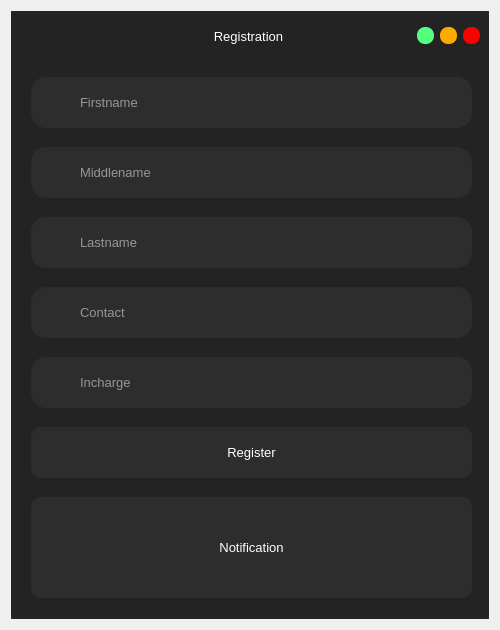
<?xml version="1.0" encoding="UTF-8"?>
<ui version="4.0">
 <class>Registration</class>
 <widget class="QDialog" name="Registration">
  <property name="geometry">
   <rect>
    <x>0</x>
    <y>0</y>
    <width>500</width>
    <height>630</height>
   </rect>
  </property>
  <property name="minimumSize">
   <size>
    <width>500</width>
    <height>630</height>
   </size>
  </property>
  <property name="maximumSize">
   <size>
    <width>500</width>
    <height>620</height>
   </size>
  </property>
  <property name="windowTitle">
   <string>Dialog</string>
  </property>
  <layout class="QVBoxLayout" name="verticalLayout">
   <item>
    <widget class="QFrame" name="frame">
     <property name="styleSheet">
      <string notr="true">background-color: rgb(45, 45, 45);</string>
     </property>
     <property name="frameShape">
      <enum>QFrame::NoFrame</enum>
     </property>
     <property name="frameShadow">
      <enum>QFrame::Raised</enum>
     </property>
     <layout class="QVBoxLayout" name="verticalLayout_4">
      <property name="spacing">
       <number>0</number>
      </property>
      <property name="leftMargin">
       <number>0</number>
      </property>
      <property name="topMargin">
       <number>0</number>
      </property>
      <property name="rightMargin">
       <number>0</number>
      </property>
      <property name="bottomMargin">
       <number>0</number>
      </property>
      <item>
       <widget class="QFrame" name="frame_2">
        <property name="styleSheet">
         <string notr="true">QFrame{
	background-color: rgb(35, 35, 35);
	border-radius:5px;
}</string>
        </property>
        <property name="frameShape">
         <enum>QFrame::NoFrame</enum>
        </property>
        <property name="frameShadow">
         <enum>QFrame::Raised</enum>
        </property>
        <layout class="QVBoxLayout" name="verticalLayout_2">
         <property name="leftMargin">
          <number>0</number>
         </property>
         <property name="topMargin">
          <number>0</number>
         </property>
         <property name="rightMargin">
          <number>0</number>
         </property>
         <property name="bottomMargin">
          <number>0</number>
         </property>
         <item>
          <widget class="QFrame" name="frame_3">
           <property name="minimumSize">
            <size>
             <width>0</width>
             <height>40</height>
            </size>
           </property>
           <property name="maximumSize">
            <size>
             <width>16777215</width>
             <height>30</height>
            </size>
           </property>
           <property name="frameShape">
            <enum>QFrame::NoFrame</enum>
           </property>
           <property name="frameShadow">
            <enum>QFrame::Raised</enum>
           </property>
           <layout class="QHBoxLayout" name="horizontalLayout">
            <property name="topMargin">
             <number>0</number>
            </property>
            <property name="bottomMargin">
             <number>0</number>
            </property>
            <item>
             <widget class="QLabel" name="label">
              <property name="minimumSize">
               <size>
                <width>60</width>
                <height>0</height>
               </size>
              </property>
              <property name="maximumSize">
               <size>
                <width>60</width>
                <height>16777215</height>
               </size>
              </property>
              <property name="text">
               <string/>
              </property>
              <property name="pixmap">
               <pixmap resource="../resource/asset.qrc">:/icons/asset/user-plus.svg</pixmap>
              </property>
             </widget>
            </item>
            <item>
             <widget class="QLabel" name="label_2">
              <property name="font">
               <font>
                <family>Arial</family>
                <pointsize>10</pointsize>
               </font>
              </property>
              <property name="styleSheet">
               <string notr="true">QLabel{
	color: rgb(255, 255, 255);
}</string>
              </property>
              <property name="text">
               <string>Registration</string>
              </property>
              <property name="alignment">
               <set>Qt::AlignCenter</set>
              </property>
             </widget>
            </item>
            <item>
             <widget class="QPushButton" name="btn_minimize">
              <property name="minimumSize">
               <size>
                <width>16</width>
                <height>16</height>
               </size>
              </property>
              <property name="maximumSize">
               <size>
                <width>17</width>
                <height>17</height>
               </size>
              </property>
              <property name="styleSheet">
               <string notr="true">QPushButton{
	background-color: rgb(85, 255, 127);
	border:none;
	border-radius: 8px;
}

QPushButton:hover{	
	background-color: rgba(85, 255, 127,150);
	
}</string>
              </property>
              <property name="text">
               <string/>
              </property>
             </widget>
            </item>
            <item>
             <widget class="QPushButton" name="btn_maximize">
              <property name="minimumSize">
               <size>
                <width>16</width>
                <height>16</height>
               </size>
              </property>
              <property name="maximumSize">
               <size>
                <width>17</width>
                <height>17</height>
               </size>
              </property>
              <property name="styleSheet">
               <string notr="true">QPushButton{
	
	background-color: rgb(255, 170, 0);
	border:none;
	border-radius: 8px;
}

QPushButton:hover{	
	background-color: rgba(255, 170, 0,150);
	
}</string>
              </property>
              <property name="text">
               <string/>
              </property>
             </widget>
            </item>
            <item>
             <widget class="QPushButton" name="btn_close">
              <property name="minimumSize">
               <size>
                <width>16</width>
                <height>16</height>
               </size>
              </property>
              <property name="maximumSize">
               <size>
                <width>17</width>
                <height>17</height>
               </size>
              </property>
              <property name="styleSheet">
               <string notr="true">QPushButton{
	background-color: rgb(255, 0, 0);
	border:none;
	border-radius: 8px;
}

QPushButton:hover{	
	background-color: rgba(255, 0, 0,150);
	
}</string>
              </property>
              <property name="text">
               <string/>
              </property>
             </widget>
            </item>
           </layout>
          </widget>
         </item>
         <item>
          <widget class="QFrame" name="frame_4">
           <property name="frameShape">
            <enum>QFrame::NoFrame</enum>
           </property>
           <property name="frameShadow">
            <enum>QFrame::Raised</enum>
           </property>
           <widget class="QLineEdit" name="t_firstname">
            <property name="geometry">
             <rect>
              <x>20</x>
              <y>20</y>
              <width>441</width>
              <height>51</height>
             </rect>
            </property>
            <property name="font">
             <font>
              <pointsize>10</pointsize>
             </font>
            </property>
            <property name="tabletTracking">
             <bool>true</bool>
            </property>
            <property name="styleSheet">
             <string notr="true">QLineEdit{
	color: rgb(255, 255, 255);
	border: 2px solid  rgb(45, 45, 45);
	border-radius:15px;
	padding-left: 45px;
}

QLineEdit:hover{
	border:2px solid rgb(35, 35, 35);
}

QLineEdit:focus{
	border:2px solid rgb(255, 255, 255);
}</string>
            </property>
            <property name="placeholderText">
             <string>Firstname</string>
            </property>
            <property name="clearButtonEnabled">
             <bool>true</bool>
            </property>
           </widget>
           <widget class="QLineEdit" name="t_lastname">
            <property name="geometry">
             <rect>
              <x>20</x>
              <y>160</y>
              <width>441</width>
              <height>51</height>
             </rect>
            </property>
            <property name="font">
             <font>
              <pointsize>10</pointsize>
             </font>
            </property>
            <property name="tabletTracking">
             <bool>true</bool>
            </property>
            <property name="styleSheet">
             <string notr="true">QLineEdit{
	color: rgb(255, 255, 255);
	border: 2px solid  rgb(45, 45, 45);
	border-radius:15px;
		padding-left: 45px;
}

QLineEdit:hover{
	border:2px solid rgb(35, 35, 35);
}

QLineEdit:focus{
	border:2px solid rgb(255, 255, 255);
}</string>
            </property>
            <property name="placeholderText">
             <string>Lastname</string>
            </property>
            <property name="clearButtonEnabled">
             <bool>true</bool>
            </property>
           </widget>
           <widget class="QLineEdit" name="t_incharge">
            <property name="geometry">
             <rect>
              <x>20</x>
              <y>300</y>
              <width>441</width>
              <height>51</height>
             </rect>
            </property>
            <property name="font">
             <font>
              <pointsize>10</pointsize>
             </font>
            </property>
            <property name="tabletTracking">
             <bool>true</bool>
            </property>
            <property name="styleSheet">
             <string notr="true">QLineEdit{
	color: rgb(255, 255, 255);
	border: 2px solid  rgb(45, 45, 45);
	border-radius:15px;
		padding-left: 45px;
}

QLineEdit:hover{
	border:2px solid rgb(35, 35, 35);
}

QLineEdit:focus{
	border:2px solid rgb(255, 255, 255);
}</string>
            </property>
            <property name="placeholderText">
             <string>Incharge</string>
            </property>
            <property name="clearButtonEnabled">
             <bool>true</bool>
            </property>
           </widget>
           <widget class="QPushButton" name="btn_register">
            <property name="geometry">
             <rect>
              <x>20</x>
              <y>370</y>
              <width>441</width>
              <height>51</height>
             </rect>
            </property>
            <property name="font">
             <font>
              <pointsize>10</pointsize>
             </font>
            </property>
            <property name="styleSheet">
             <string notr="true">QPushButton{
	color: rgb(255, 255, 255);
	background-color: rgb(45, 45, 45);
	border:none;
	border-radius: 10px;
}

QPushButton:hover{
	border-radius: 20px;
}

QPushButton:pressed{
	border: 2px solid rgb(255,255,255);	
}</string>
            </property>
            <property name="text">
             <string>Register</string>
            </property>
            <property name="icon">
             <iconset resource="../resource/asset.qrc">
              <normaloff>:/icons/asset/user-plus.svg</normaloff>:/icons/asset/user-plus.svg</iconset>
            </property>
            <property name="iconSize">
             <size>
              <width>30</width>
              <height>30</height>
             </size>
            </property>
            <property name="flat">
             <bool>true</bool>
            </property>
           </widget>
           <widget class="QLabel" name="label_notification">
            <property name="geometry">
             <rect>
              <x>20</x>
              <y>440</y>
              <width>441</width>
              <height>101</height>
             </rect>
            </property>
            <property name="font">
             <font>
              <family>MS Shell Dlg 2</family>
              <pointsize>10</pointsize>
              <weight>50</weight>
              <bold>false</bold>
             </font>
            </property>
            <property name="styleSheet">
             <string notr="true">QLabel{
	color: rgb(255, 255, 255);
	background-color: rgb(45, 45, 45);
	border-radius: 10px;
}</string>
            </property>
            <property name="text">
             <string>Notification</string>
            </property>
            <property name="alignment">
             <set>Qt::AlignCenter</set>
            </property>
            <property name="wordWrap">
             <bool>true</bool>
            </property>
           </widget>
           <widget class="QLineEdit" name="t_contact">
            <property name="geometry">
             <rect>
              <x>20</x>
              <y>230</y>
              <width>441</width>
              <height>51</height>
             </rect>
            </property>
            <property name="font">
             <font>
              <pointsize>10</pointsize>
             </font>
            </property>
            <property name="tabletTracking">
             <bool>true</bool>
            </property>
            <property name="styleSheet">
             <string notr="true">QLineEdit{
	color: rgb(255, 255, 255);
	border: 2px solid  rgb(45, 45, 45);
	border-radius:15px;
	padding-left: 45px;
}

QLineEdit:hover{
	border:2px solid rgb(35, 35, 35);
}

QLineEdit:focus{
	border:2px solid rgb(255, 255, 255);
}</string>
            </property>
            <property name="placeholderText">
             <string>Contact</string>
            </property>
            <property name="clearButtonEnabled">
             <bool>true</bool>
            </property>
           </widget>
           <widget class="QLineEdit" name="t_middlename">
            <property name="geometry">
             <rect>
              <x>20</x>
              <y>90</y>
              <width>441</width>
              <height>51</height>
             </rect>
            </property>
            <property name="font">
             <font>
              <pointsize>10</pointsize>
             </font>
            </property>
            <property name="tabletTracking">
             <bool>true</bool>
            </property>
            <property name="styleSheet">
             <string notr="true">QLineEdit{
	color: rgb(255, 255, 255);
	border: 2px solid  rgb(45, 45, 45);
	border-radius:15px;
	padding-left: 45px;
}

QLineEdit:hover{
	border:2px solid rgb(35, 35, 35);
}

QLineEdit:focus{
	border:2px solid rgb(255, 255, 255);
}</string>
            </property>
            <property name="placeholderText">
             <string>Middlename</string>
            </property>
            <property name="clearButtonEnabled">
             <bool>true</bool>
            </property>
           </widget>
           <widget class="QLabel" name="label_36">
            <property name="geometry">
             <rect>
              <x>30</x>
              <y>30</y>
              <width>31</width>
              <height>31</height>
             </rect>
            </property>
            <property name="styleSheet">
             <string notr="true">background-color: rgb(45, 45, 45);</string>
            </property>
            <property name="text">
             <string/>
            </property>
            <property name="pixmap">
             <pixmap resource="../resource/asset.qrc">:/icons/asset/user.svg</pixmap>
            </property>
           </widget>
           <widget class="QLabel" name="label_37">
            <property name="geometry">
             <rect>
              <x>30</x>
              <y>100</y>
              <width>31</width>
              <height>31</height>
             </rect>
            </property>
            <property name="styleSheet">
             <string notr="true">background-color: rgb(45, 45, 45);</string>
            </property>
            <property name="text">
             <string/>
            </property>
            <property name="pixmap">
             <pixmap resource="../resource/asset.qrc">:/icons/asset/user.svg</pixmap>
            </property>
           </widget>
           <widget class="QLabel" name="label_38">
            <property name="geometry">
             <rect>
              <x>30</x>
              <y>170</y>
              <width>31</width>
              <height>31</height>
             </rect>
            </property>
            <property name="styleSheet">
             <string notr="true">background-color: rgb(45, 45, 45);</string>
            </property>
            <property name="text">
             <string/>
            </property>
            <property name="pixmap">
             <pixmap resource="../resource/asset.qrc">:/icons/asset/user.svg</pixmap>
            </property>
           </widget>
           <widget class="QLabel" name="label_39">
            <property name="geometry">
             <rect>
              <x>30</x>
              <y>240</y>
              <width>31</width>
              <height>31</height>
             </rect>
            </property>
            <property name="styleSheet">
             <string notr="true">background-color: rgb(45, 45, 45);</string>
            </property>
            <property name="text">
             <string/>
            </property>
            <property name="pixmap">
             <pixmap resource="../resource/asset.qrc">:/icons/asset/phone.svg</pixmap>
            </property>
           </widget>
           <widget class="QLabel" name="label_40">
            <property name="geometry">
             <rect>
              <x>30</x>
              <y>310</y>
              <width>31</width>
              <height>31</height>
             </rect>
            </property>
            <property name="styleSheet">
             <string notr="true">background-color: rgb(45, 45, 45);</string>
            </property>
            <property name="text">
             <string/>
            </property>
            <property name="pixmap">
             <pixmap resource="../resource/asset.qrc">:/icons/asset/users.svg</pixmap>
            </property>
           </widget>
          </widget>
         </item>
        </layout>
       </widget>
      </item>
     </layout>
    </widget>
   </item>
  </layout>
 </widget>
 <resources>
  <include location="../resource/asset.qrc"/>
  <include location="../../Commons/resource/asset.qrc"/>
 </resources>
 <connections/>
</ui>
